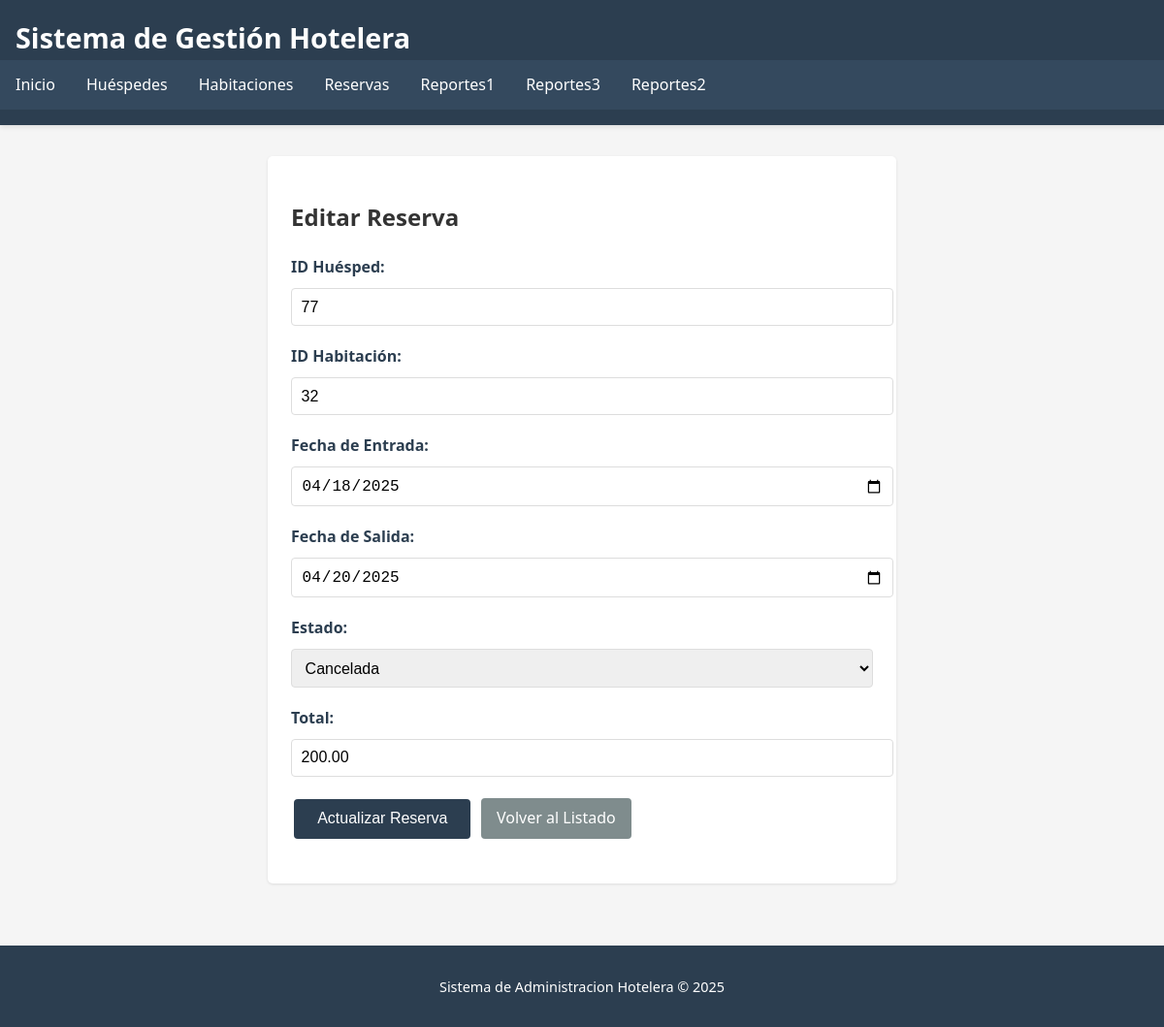
Screenshot of /reservas/editar.php?id=88 with the database file from the repository.
### tables this page shows
CREATE TABLE `reservas` (
  `id_reserva` int(11) NOT NULL,
  `id_huesped` int(11) NOT NULL,
  `id_habitacion` int(11) NOT NULL,
  `fecha_entrada` date NOT NULL,
  `fecha_salida` date NOT NULL,
  `estado` enum('confirmada','cancelada','finalizada') DEFAULT 'confirmada',
  `total` decimal(10,2) DEFAULT NULL
);

### reservas/editar.php (the view, shortened to what this page needs)
<?php
require_once('../includes/conexion.php');
$id_reserva = intval($_GET['id']);
$query = "SELECT * FROM reservas WHERE id_reserva = ?";
$stmt = mysqli_prepare($conexion, $query);
mysqli_stmt_bind_param($stmt, "i", $id_reserva);
mysqli_stmt_execute($stmt);
$resultado = mysqli_stmt_get_result($stmt);
$reserva = mysqli_fetch_assoc($resultado);
include('../includes/header.php');
?>
<div class="form-container">
    <h2>Editar Reserva</h2>
    <form method="post" action="">
        <div class="form-group">
            <label for="id_huesped">ID Huésped:</label>
            <input type="number" id="id_huesped" name="id_huesped" class="form-control"
                   value="<?php echo htmlspecialchars($reserva['id_huesped']); ?>" required>
        </div>
        <div class="form-group">
            <label for="id_habitacion">ID Habitación:</label>
            <input type="number" id="id_habitacion" name="id_habitacion" class="form-control"
                   value="<?php echo htmlspecialchars($reserva['id_habitacion']); ?>" required>
        </div>
        <div class="form-group">
            <label for="fecha_entrada">Fecha de Entrada:</label>
            <input type="date" id="fecha_entrada" name="fecha_entrada" class="form-control"
                   value="<?php echo htmlspecialchars($reserva['fecha_entrada']); ?>" required>
        </div>
        <div class="form-group">
            <label for="fecha_salida">Fecha de Salida:</label>
            <input type="date" id="fecha_salida" name="fecha_salida" class="form-control"
                   value="<?php echo htmlspecialchars($reserva['fecha_salida']); ?>" required>
        </div>
        <div class="form-group">
            <label for="estado">Estado:</label>
            <select id="estado" name="estado" class="form-control" required>
                <option value="cancelada" <?php echo ($reserva['estado'] == 'cancelada') ? 'selected' : ''; ?>>Cancelada</option>
            </select>
        </div>
        <div class="form-group">
            <label for="total">Total:</label>
            <input type="number" step="0.01" id="total" name="total" class="form-control"
                   value="<?php echo htmlspecialchars($reserva['total']); ?>">
        </div>
        <div class="form-group">
            <input type="submit" value="Actualizar Reserva" class="btn btn-submit">
            <a href="listar.php" class="btn btn-volver">Volver al Listado</a>
        </div>
    </form>
</div>
<?php
include('../includes/footer.php');
?>

### css/estilo.css (style rules this page uses)
body { font-family: 'Segoe UI', Tahoma, Geneva, Verdana, sans-serif; line-height: 1.6; margin: 0; padding: 0; color: #333; background-color: #f5f5f5; }
.btn { display: inline-block; padding: 0.5rem 1rem; margin: 0.2rem; text-decoration: none; border-radius: 4px; font-weight: 500; transition: all 0.3s; border: none; cursor: pointer; }
.btn-volver { background: #7f8c8d; color: white; }
.form-container { background: white; padding: 1.5rem; border-radius: 5px; box-shadow: 0 1px 3px rgba(0,0,0,0.1); max-width: 600px; margin: 1rem auto; }
.form-group { margin-bottom: 1.2rem; }
.form-group label { display: block; margin-bottom: 0.5rem; font-weight: 600; color: #2c3e50; }
.form-control { width: 100%; padding: 0.6rem; border: 1px solid #ddd; border-radius: 4px; font-size: 1rem; transition: border 0.3s; }
.btn-submit { background: #2c3e50; color: white; padding: 0.7rem 1.5rem; font-size: 1rem; }

### rows the page displays
reservas: id_huesped "77", id_habitacion "32", fecha_entrada "04/18/2025", fecha_salida "04/20/2025", estado "Cancelada", total "200.00"
